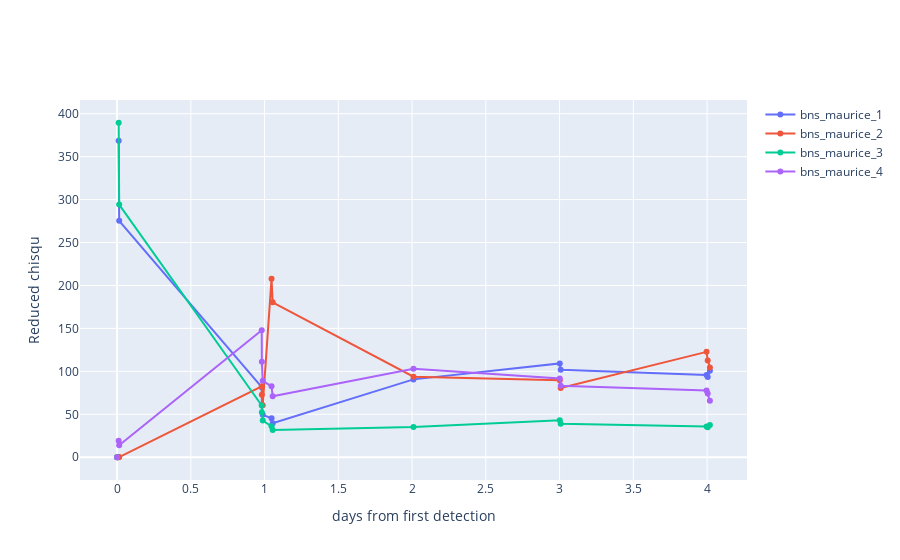

Write notebook code for a chart like this one.
### Code cell
fig = go.Figure()

for key in pos_df_dict.keys():
    fig.add_trace(go.Scatter(x=pos_df_dict[key]["latest_det"] - pos_df_dict[key]["first_det"], y = pos_df_dict[key]["chisq"]/pos_df_dict[key]["ndof"], name=key))

fig.update_layout({"xaxis_title": "days from first detection",
                   "yaxis_title": "Reduced chisqu"})
fig.show()

### Figure 1 — Plotly figure (JSON) as saved in the notebook; plotly's stock layout.template omitted (floating-point values rounded to 4 significant figures)
{"data": [{"name": "bns_maurice_1", "type": "scatter", "x": [0, 0.0057, 0.0106, 0.0141, 0.9806, 0.9814, 0.9875, 1.047, 1.055, 2.009, 3.001, 3.008, 3.996, 4.004, 4.019], "y": [-3.96e-17, null, 368.5, 275.3, 81.64, 61.25, 49.35, 45.36, 39.65, 90.67, 109.2, 102.0, 95.83, 93.55, 100.8]}, {"name": "bns_maurice_2", "type": "scatter", "x": [0, 0.0057, 0.0106, 0.0141, 0.9806, 0.9814, 0.9875, 1.047, 1.055, 2.009, 3.001, 3.008, 3.996, 4.004, 4.019], "y": [-5.272e-18, null, 0.004998, 0.2502, 82.52, 72.68, 60.65, 207.7, 180.4, 93.73, 89.56, 80.6, 122.7, 112.7, 104.6]}, {"name": "bns_maurice_3", "type": "scatter", "x": [0, 0.0057, 0.0106, 0.0141, 0.9806, 0.9814, 0.9875, 1.047, 1.055, 2.009, 3.001, 3.008, 3.996, 4.004, 4.019], "y": [-7.692e-18, null, 389.5, 294.1, 60.25, 52.38, 42.77, 36.03, 31.73, 35.26, 42.93, 38.89, 35.76, 34.88, 37.4]}, {"name": "bns_maurice_4", "type": "scatter", "x": [0, 0.0057, 0.0106, 0.0141, 0.9806, 0.9814, 0.9875, 1.047, 1.055, 2.009, 3.001, 3.008, 3.996, 4.004, 4.019], "y": [-1.76e-18, null, 19.23, 13.99, 147.8, 111.1, 88.94, 82.55, 71.1, 103.0, 91.73, 83.19, 77.86, 74.34, 65.66]}], "layout": {"xaxis": {"title": {"text": "days from first detection"}}, "yaxis": {"title": {"text": "Reduced chisqu"}}}}
